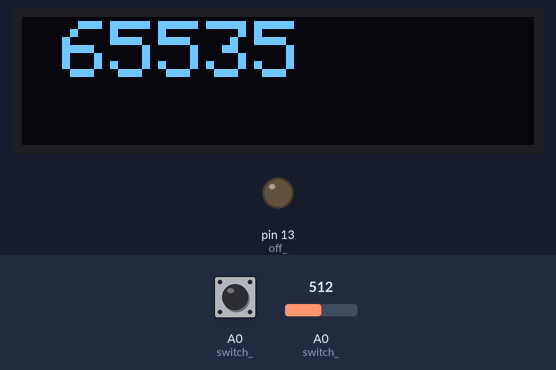
A sketch run on a simulated Arduino Uno, built with avr-gcc and run on an emulated ATmega328P. Shown: 128×32 one-colour display, output pins drawn as LEDs (lit = HIGH). Inputs (shaded band) come from the test bench; at power-on: A0 (switch_) LOW, A0 (switch_) = 512. EEPROM starts erased; what the sketch prints to the serial monitor is not drawn.

Above: at 0.1 s.
At 1.3 s:
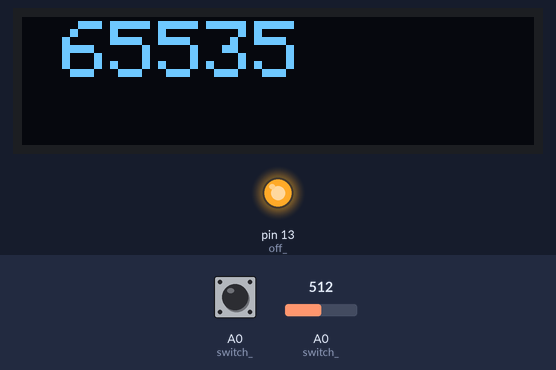
1.4 s: A0 (switch_) pulled HIGH for 3 s
At 5.8 s:
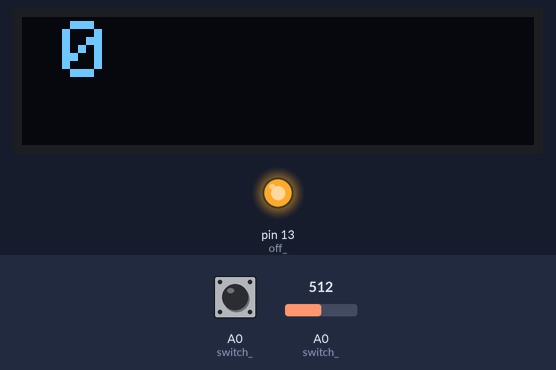
Timing chart, 0 to 7.3 s (numbered marks = the images above; inputs shaded):
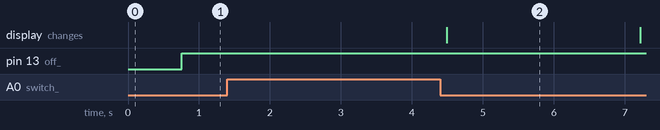

Measured:
- after the input at 1.4 s, the display: changes after 3.1 s (image 2)

The sketch:

final_combined.ino
```cpp
#include <Wire.h>
#include <EEPROM.h>
#include <Adafruit_GFX.h>
#include <Adafruit_SSD1306.h>

#define count_address 0

uint16_t read_count = 0;

int off_ = 13;
int switch_ = A0;
unsigned long last_time;
unsigned long present_time;

Adafruit_SSD1306 display(128, 32, &Wire, 4);
int battery_data = 0;
void setup() {

  initialize_();

  display.begin(SSD1306_SWITCHCAPVCC, 0x3C);
  display.clearDisplay();
  display.drawPixel(10, 10, SSD1306_WHITE);
  testscrolltext();    // Display Text

}

void loop() {
  testscrolltext();
  int switch_data = digitalRead(switch_);
  battery_data = analogRead(switch_);
  //  Serial.println(battery_data);
  //  delay(1000);
  if (switch_data == HIGH) {
    present_time = millis();
    Serial.println(present_time - last_time);
  }

  else if ((present_time - last_time) > 3000) {
    update_count();
    testscrolltext();
    delay(500);
    digitalWrite(off_, HIGH);
    delay(2000);
  }
  else {
    delay(500);
    //    Serial.println("Inside the else");
    digitalWrite(off_, HIGH);
    delay(2000);
  }

}

void testscrolltext(void) {
  display.clearDisplay();
  display.setTextSize(2); // Draw 2X-scale text
  display.setTextColor(SSD1306_WHITE);
  display.setCursor(10, 1);
  display.println(read_count);
  //  display.println(battery_data);
  //  display.println(F(count));

  display.display();
  delay(100);
  //  display.startscrollright(0x00, 0x0F);
}

void update_count() {
  //  Msb first format
  uint16_t current_count_0 = EEPROM.read(count_address);
  uint16_t current_count_1 = EEPROM.read(count_address + 1);

  read_count = (current_count_0 << 8) + current_count_1 + 1;

  if (read_count > 9999) {
    read_count = 0;
  }

  EEPROM.update(count_address + 1, read_count & 0x00ff);
  EEPROM.update(count_address, (read_count >> 8));

}

void initialize_() {
  Serial.begin(9600);
  pinMode(off_, OUTPUT);
  pinMode(switch_, INPUT);

  uint16_t current_count_0 = EEPROM.read(count_address);
  uint16_t current_count_1 = EEPROM.read(count_address + 1);

  read_count = (current_count_0 << 8) + current_count_1;

  digitalWrite(off_, LOW);
  last_time = millis();
  //  EEPROM.update(0, 0);
}
```
